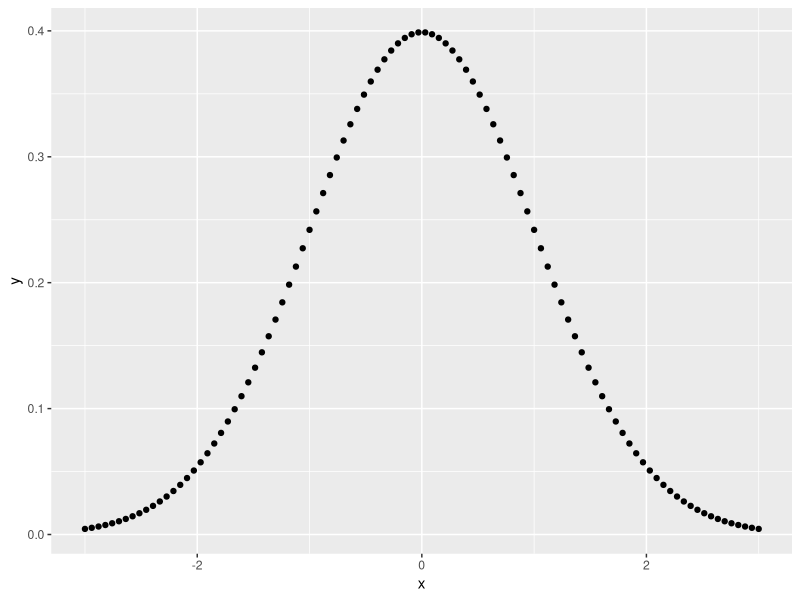

This figure's R source:
## ---- chunk 1
x<- seq(from = -3, to = 3, length.out=100)
y <- dnorm(x, mean = 0, sd = 1)

norm_approx<- data.frame(x,y)

library(ggplot2)

scatterplot <- ggplot(data= norm_approx, aes(x=x, y=y)) +
  geom_point() +
  xlab("x") + ylab ("y") 

scatterplot
